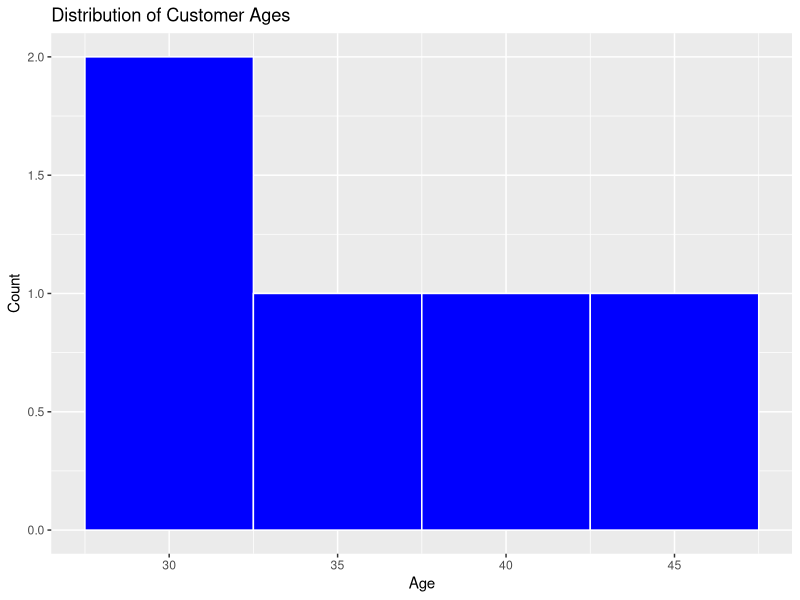
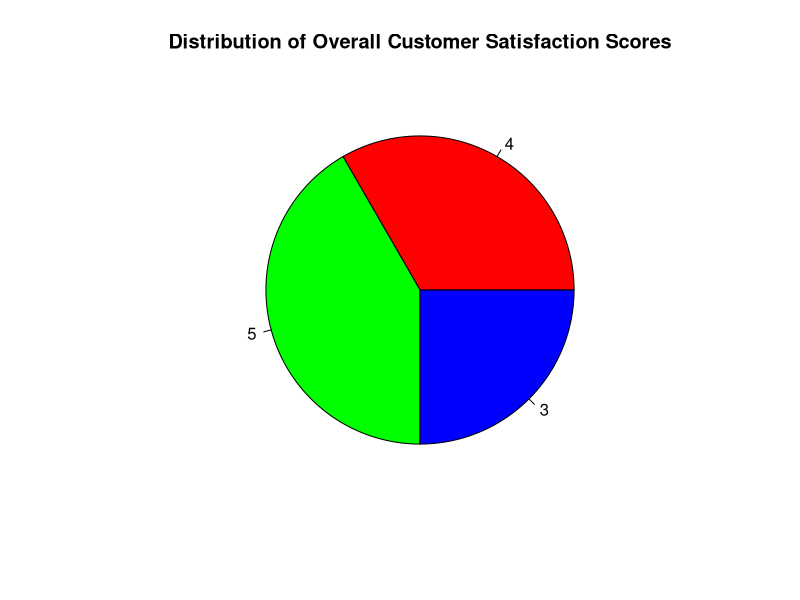
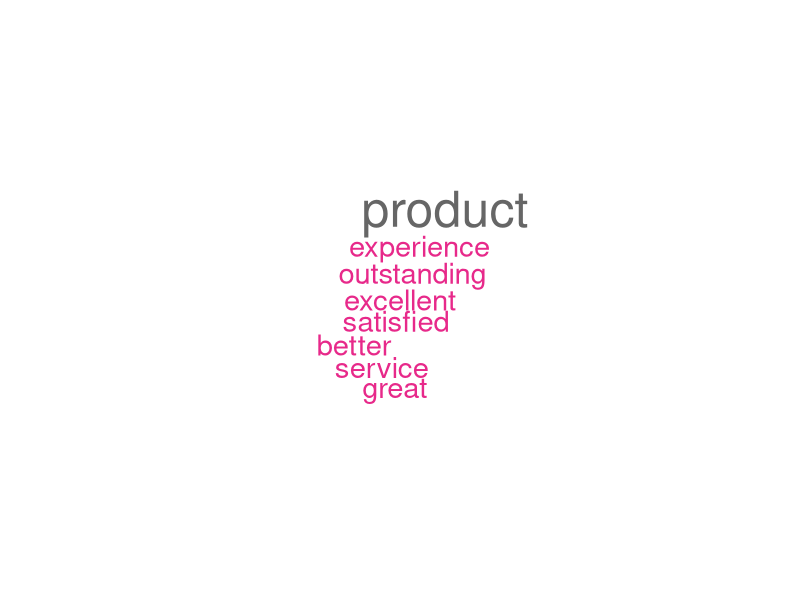

Here is the R script that generated these plots, in order:
#a.histogram
library(ggplot2)

df <- data.frame(
  Age = c(28, 35, 42, 30, 45),
  stringsAsFactors = FALSE
)

ggplot(df, aes(x = Age)) +
  geom_histogram(binwidth = 5, fill = "blue", color = "white") +
  labs(title = "Distribution of Customer Ages", x = "Age", y = "Count")


#b.pie chart
df <- data.frame(
  Satisfaction_Score = c(4, 5, 3),
  stringsAsFactors = FALSE
)
pie(df$Satisfaction_Score, labels = df$Satisfaction_Score, col = rainbow(nrow(df)), main = "Distribution of Overall Customer Satisfaction Scores")

#c.open-ended customer feedback 
feedback_data <- data.frame(
  "Customer ID" = c(1, 2, 3, 4, 5),
  "Feedback" = c("Great service!", "Very satisfied with the product.", "Could be better.", "Excellent experience.", "Outstanding service!")
)

library(tm)
corpus <- Corpus(VectorSource(feedback_data$Feedback))
corpus <- tm_map(corpus, content_transformer(tolower))
corpus <- tm_map(corpus, removePunctuation)
corpus <- tm_map(corpus, removeNumbers)
corpus <- tm_map(corpus, removeWords, stopwords("english"))
corpus <- tm_map(corpus, stripWhitespace)

dtm <- DocumentTermMatrix(corpus)

library(wordcloud)
wordcloud(words = names(sort(colSums(as.matrix(dtm)))), freq = colSums(as.matrix(dtm)), scale = c(3, 0.5), colors = brewer.pal(8, "Dark2"))
